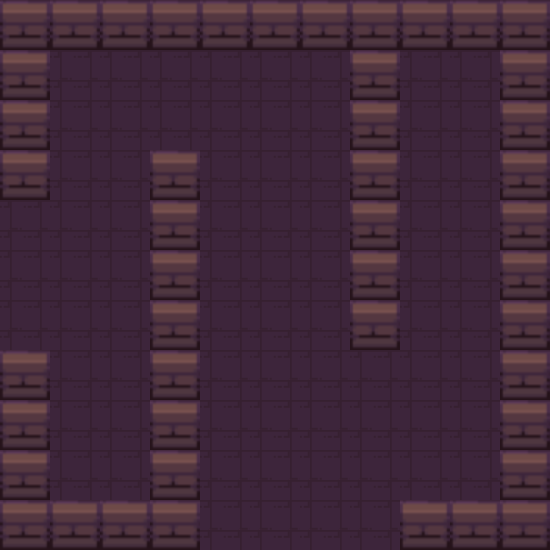

Tiled map render using the project's own tile images. Description and the whole map definition, tile-layer contents included, below:
An orthogonal 11x11 tile map with 50x50 px tiles, 1 tile layer (Capa de patrones 1) and 19 objects (Player, Enemy, Chest, Healing, Ending).

<map version="1.9" tiledversion="1.9.2" orientation="orthogonal" renderorder="right-down" width="11" height="11" tilewidth="50" tileheight="50" infinite="0" nextlayerid="3" nextobjectid="34">
 <tileset firstgid="1" source="dungeonTileSet1.tsx" />
 <layer id="1" name="Capa de patrones 1" width="11" height="11">
  <data encoding="csv">
1,1,1,1,1,1,1,1,1,1,1,
1,2,2,2,2,2,2,1,2,2,1,
1,2,2,2,2,2,2,1,2,2,1,
1,2,2,1,2,2,2,1,2,2,1,
2,2,2,1,2,2,2,1,2,2,1,
2,2,2,1,2,2,2,1,2,2,1,
2,2,2,1,2,2,2,1,2,2,1,
1,2,2,1,2,2,2,2,2,2,1,
1,2,2,1,2,2,2,2,2,2,1,
1,2,2,1,2,2,2,2,2,2,1,
1,1,1,1,2,2,2,2,1,1,1
</data>
 </layer>
 <objectgroup id="2" name="Capa de Objetos 1">
  <object id="5" name="Player" x="253.843" y="309.281" width="39" height="41" />
  <object id="7" x="50" y="200">
   <polygon points="0,0 0,-200 -50,-200 -50,0" />
  </object>
  <object id="8" x="50" y="0">
   <polygon points="0,0 150,0 150,50 0,50" />
  </object>
  <object id="9" x="350" y="0">
   <polygon points="0,0 200,0 200,50 0,50" />
  </object>
  <object id="10" x="350" y="50">
   <polygon points="0,0 50,0 50,300 0,300" />
  </object>
  <object id="11" x="500" y="50">
   <polygon points="0,0 50,0 50,150 0,150" />
  </object>
  <object id="12" x="500" y="400">
   <polygon points="0,0 50,0 50,150 0,150" />
  </object>
  <object id="13" x="500" y="500">
   <polygon points="0,0 -100,0 -100,50 0,50" />
  </object>
  <object id="14" x="150" y="150">
   <polygon points="0,0 50,0 50,400 0,400" />
  </object>
  <object id="15" x="150" y="500">
   <polygon points="0,0 -150,0 -150,50 0,50" />
  </object>
  <object id="16" x="50" y="500">
   <polygon points="0,0 0,-150 -50,-150 -50,0" />
  </object>
  <object id="17" name="Enemy" x="400" y="400" width="50" height="50" />
  <object id="21" x="501" y="200">
   <polygon points="0,0 -1,199.5 49.5,199.5 49,0.5" />
  </object>
  <object id="26" name="Chest" x="51.234" y="52.5151" width="37.7853" height="37.7853" />
  <object id="27" name="Healing" x="430.048" y="88.0589" width="37.7853" height="37.7853" />
  <object id="30" name="Ending" x="83.4886" y="452.783" width="35.2701" height="33.3489" />
  <object id="31" x="200" y="0">
   <polygon points="0,0 50,0 50,50 0,50" />
  </object>
  <object id="32" x="300" y="0">
   <polygon points="0,0 50,0 50,50 0,50" />
  </object>
  <object id="33" x="250" y="0">
   <polygon points="0,0 50,0 50,50 0,50" />
  </object>
 </objectgroup>
</map>
